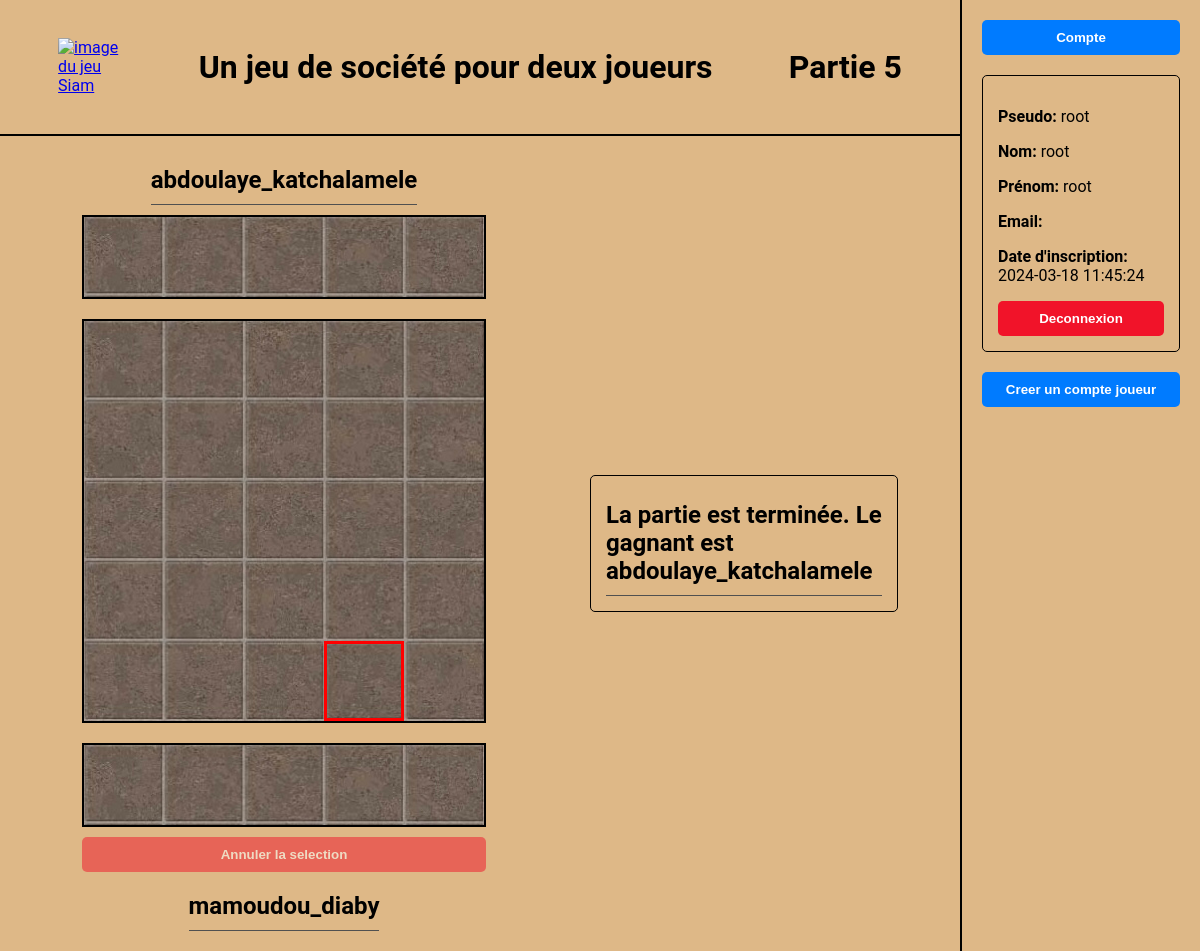
/pages/game_page.php?id=5 (signed in), run on the app's committed database.
### tables this page shows
CREATE TABLE Game (
  game_ID INTEGER PRIMARY KEY AUTOINCREMENT,
  board TEXT,
  last_move TEXT,
  player1 TEXT,
  player2 TEXT,
  winner TEXT,
  active_player TEXT,
  launcher TEXT,
  launch_date DATE,
  FOREIGN KEY (player1) REFERENCES User(username),
  FOREIGN KEY (player2) REFERENCES User(username),
  FOREIGN KEY (winner) REFERENCES User(username),
  FOREIGN KEY (active_player) REFERENCES User(username),
  FOREIGN KEY (launcher) REFERENCES User(username)
);

### pages/game_page.php (the view, shortened to what this page needs)
<?php
if (isset($_GET['id']) && isset($_SESSION['username'])) {
  try {
    $db = new PDO('sqlite:../datas/data_base.db');
  } catch (PDOException $e) {
    echo "Échec de la connexion", $e->getMessage();
    $db = null;
    exit();
  }
  $query = "SELECT * FROM Game WHERE game_ID=:id";
  $stmt = $db->prepare($query);
  $stmt->bindValue(':id', $_GET['id'], PDO::PARAM_INT);
  $stmt->execute();
  $result = $stmt->fetch(PDO::FETCH_ASSOC);
} else {
  header('Location: home_page.php');
  exit();
}
?>
<!DOCTYPE html>
<html lang="fr">
<head>
  <link rel="stylesheet" href="../styles/style2.css">
</head>
<body>
  <header>
    <a href="home_page.php"><img src="../images/siam.jpeg" alt="image du jeu Siam"></a>
    <h1>Un jeu de société pour deux joueurs</h1>
    <h1>Partie <?php echo $_GET['id'] ?></h1>
  </header>
  <section>
    <div id="game">
      <div class="player">
        <h2>
          <?php
          if ($_SESSION['is_admin']) {
            echo $result['player1'] === $result['active_player'] ? $result['player2'] : $result['player1'];
          } else {
            echo $result['player1'] === $_SESSION['username'] ? $result['player2'] : $result['player1'];
          }
          ?>
        </h2>
        <canvas id="opponent_canvas" width="400" height="80"></canvas>
      </div>
      <canvas id="game_canvas" width="400" height="400"></canvas>
      <div class="player">
        <canvas id="player_canvas" width="400" height="80"></canvas>
        <button type="button" class="red_buttons" id="cancel" disabled>Annuler la selection</button>
        <h2>
          <?php
          if ($_SESSION['is_admin']) {
            echo $result['player1'] === $result['active_player'] ? $result['player1'] : $result['player2'];
          } else {
            echo $_SESSION['username'];
          }
          ?>
        </h2>
      </div>
    </div>
    <form class='form' method='post' action='../api/process_action_api.php'>
      <?php
      if ($result['player1'] != null && $result['player2'] != null) {
        if ($result['winner'] != null) {
          echo "<h2>La partie est terminée. Le gagnant est " . $result['winner'] . "</h2>";
        } else if (($result['active_player'] === $_SESSION['username'] || $_SESSION['is_admin'])) {
          echo "<h2>Choisissez la direction pour un deplacement dans une case vide<hr>Choisissez la direction pour un ajout sur le plateau</h2>";
          echo "<input type='hidden' name='game_id' value='{$_GET['id']}'>";
          echo "<input type='hidden' name='source' id='source' value=''>";
          echo "<input type='hidden' name='destination' id='destination' value=''>";
          echo "<input type='hidden' name='action' id='action' value=''>";
          if ($result['active_player'] === $result['player1']) {
            echo "<input type='hidden' name='opponent' value='{$result['player2']}'>";
            echo "<input type='hidden' name='player' value='{$result['player1']}'>";
          } else {
            echo "<input type='hidden' name='opponent' value='{$result['player1']}'>";
            echo "<input type='hidden' name='player' value='{$result['player2']}'>";
          }
      ?>
          <label for="direction">Direction de l'animal à la destination</label>
          <select name="direction" id="direction">
            <option value="0">Haut</option>
            <option value="2">Bas</option>
            <option value="1">Gauche</option>
            <option value="3">Droite</option>
          </select>
          <button type="submit" id="turn" disabled>Tourner</button>
          <button type="submit" id="remove" disabled>Retirer</button>
      <?php
        } else {
          echo "<h2>En attente du coup de l'adversaire</h2>";
        }
      } else {
        echo "<h2>En attente d'un adversaire pour commencer le jeu</h2>";
      }
      ?>
    </form>
  </section>
  <aside>
    <button onclick="window.location.href='account_page.php'">Compte</button>
    <div>
      <?php
      echo "<p><strong>Pseudo:</strong> {$_SESSION['username']}</p>";
      echo "<p><strong>Nom:</strong> {$_SESSION['last_name']}</p>";
      echo "<p><strong>Prénom:</strong> {$_SESSION['first_name']}</p>";
      echo "<p><strong>Email:</strong> {$_SESSION['email']}</p>";
      echo "<p><strong>Date d'inscription:</strong> {$_SESSION['registration_date']}</p>";
      ?>
      <button class='red_buttons' onclick="window.location.href='../api/logout_api.php'">Deconnexion</button>
    </div>
    <?php
    if ($_SESSION['is_admin']) {
      echo "<button onclick=\"window.location.href='enroll_page.php'\">Creer un compte joueur</button>";
    }
    ?>
  </aside>
</body>
</html>

### styles/style2.css (style rules this page uses)
body { background-color: burlywood; font-family: 'Roboto', sans-serif; margin: 0; min-height: 100vh; display: grid; grid-template-columns: 4fr 1fr; grid-template-rows: 1fr 6fr; }
header { grid-column: 1; grid-row: 1; display: flex; justify-content: space-around; align-items: center; padding: 0 20px; border-bottom: 2px solid #000; }
section { grid-column: 1; grid-row: 2; display: flex; flex-direction: column; padding: 0 20px; }
aside { grid-column: 2; grid-row: 1 / span 2; display: flex; flex-direction: column; border-left: 2px solid #000; padding: 20px; row-gap: 20px; }
h2 { padding: 10px 0; border-bottom: 1px solid #505050; box-sizing: border-box; }
img { width: 100%; height: 100%; object-fit: contain; }
a { width: 7%; }
.form { display: flex; flex-direction: column; justify-content: space-between; row-gap: 10px; width: 30%; padding: 15px; border: 1px solid #000; border-radius: 5px; }
button { background-color: #007bff; color: white; font-weight: bold; display: inline; width: 100%; border: none; border-radius: 5px; padding: 10px; cursor: pointer; }
button[disabled], button[disabled]:hover { opacity: 0.5; cursor: not-allowed; }
.red_buttons { background-color: #f11329; }
aside>div { row-gap: 10px; border: 1px solid #000; padding: 15px; border-radius: 5px; }

### pages/game_page.php (style rules this page uses)
section { display: flex; flex-direction: row; justify-content: space-around; align-items: center }
canvas { background-image: url("../images/board.jpg"); background-size: cover; border: 2px solid black; }
#game { display: flex; flex-direction: column; align-items: center; padding: 20px; row-gap: 20px; }
.player { display: flex; flex-direction: column; align-items: center; row-gap: 10px; }
h2 { margin: 0; }

### data on the page
game: player2 "abdoulaye_katchalamele", player1 "mamoudou_diaby", winner "abdoulaye_katchalamele"

### other printed values
$_GET['id'] "5"
$_SESSION['username'] "root"
$_SESSION['last_name'] "root"
$_SESSION['first_name'] "root"
$_SESSION['registration_date'] "2024-03-18 11:45:24"
